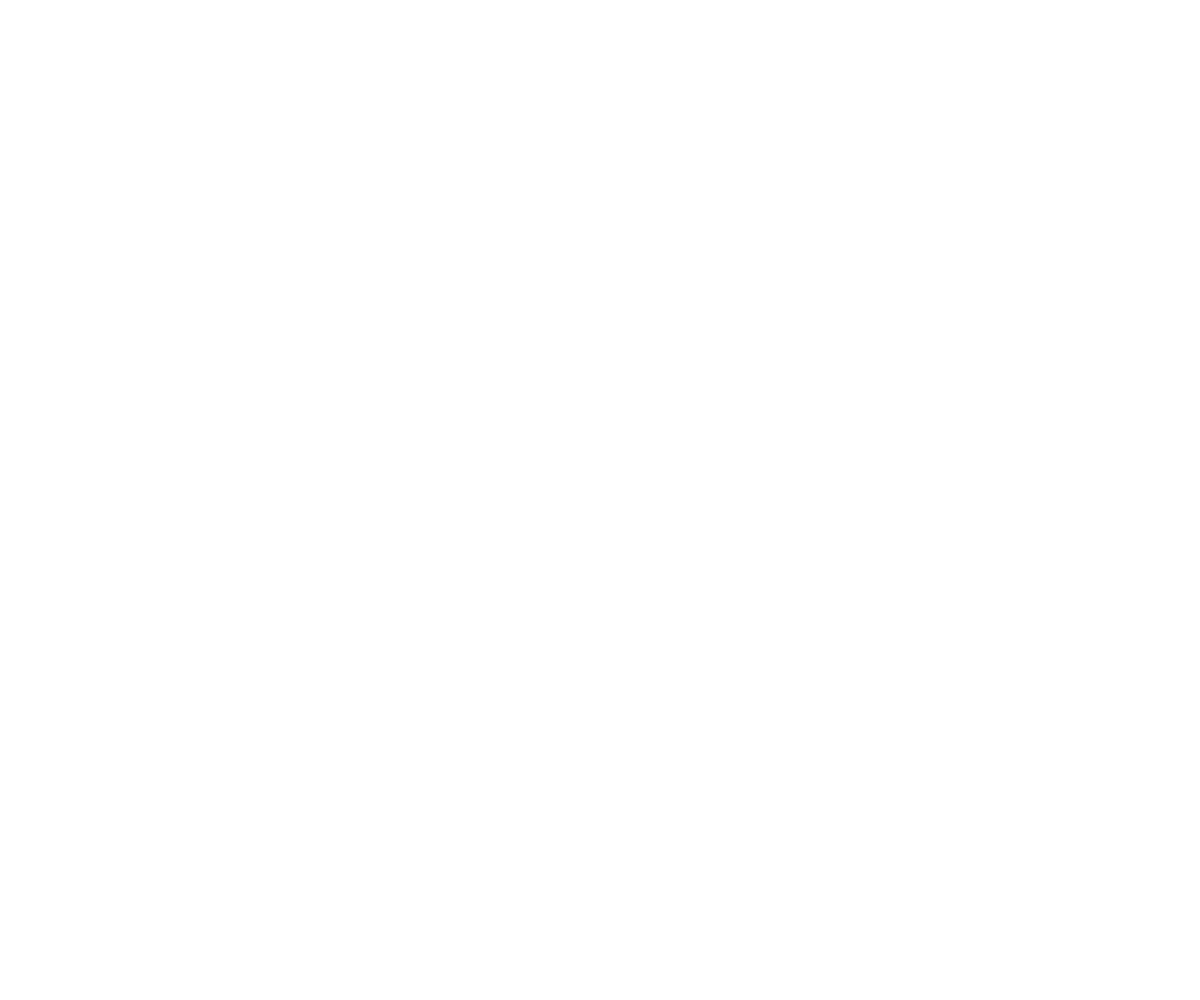
Frame 1 (no input)
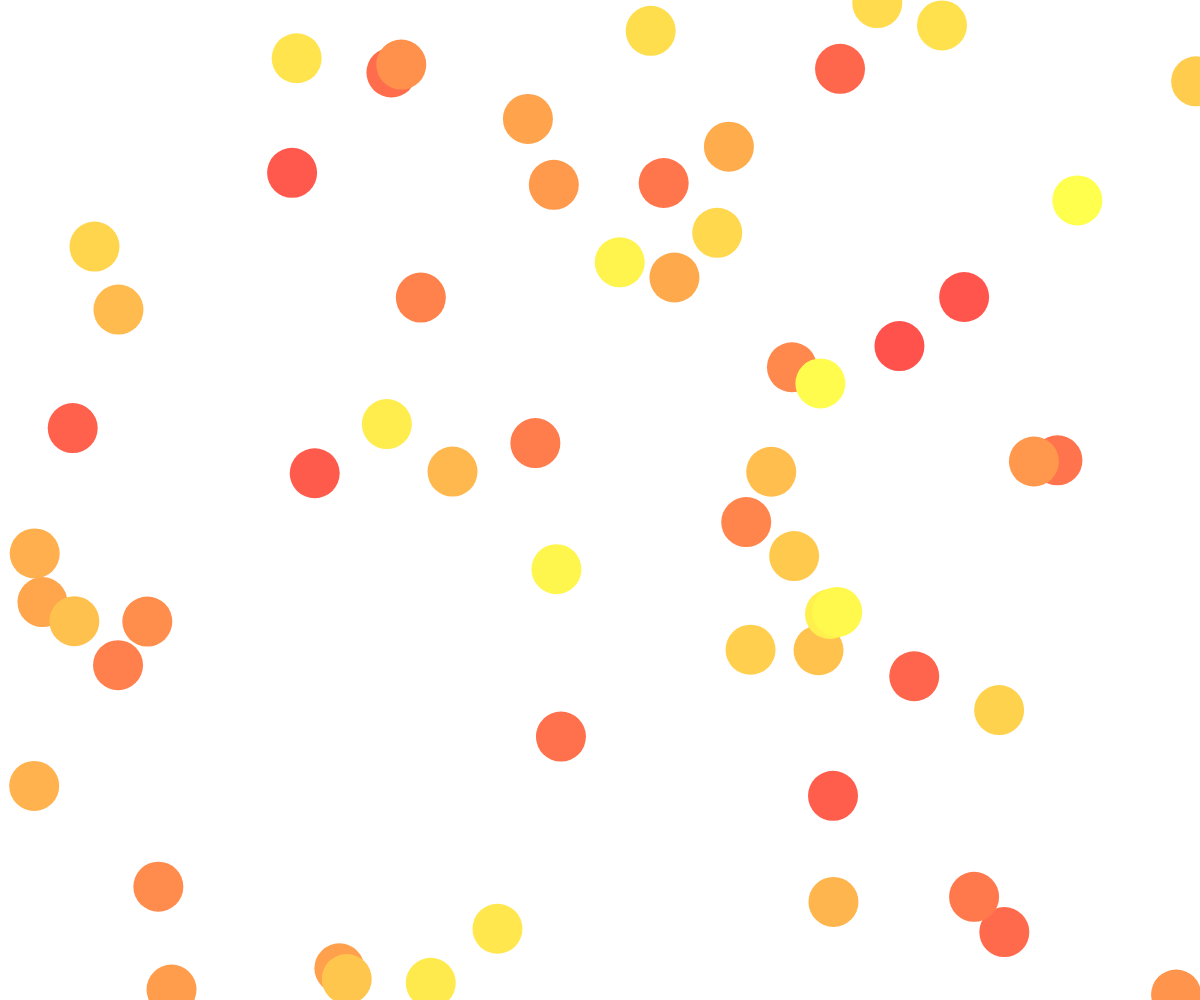
Frame 60 (no input)
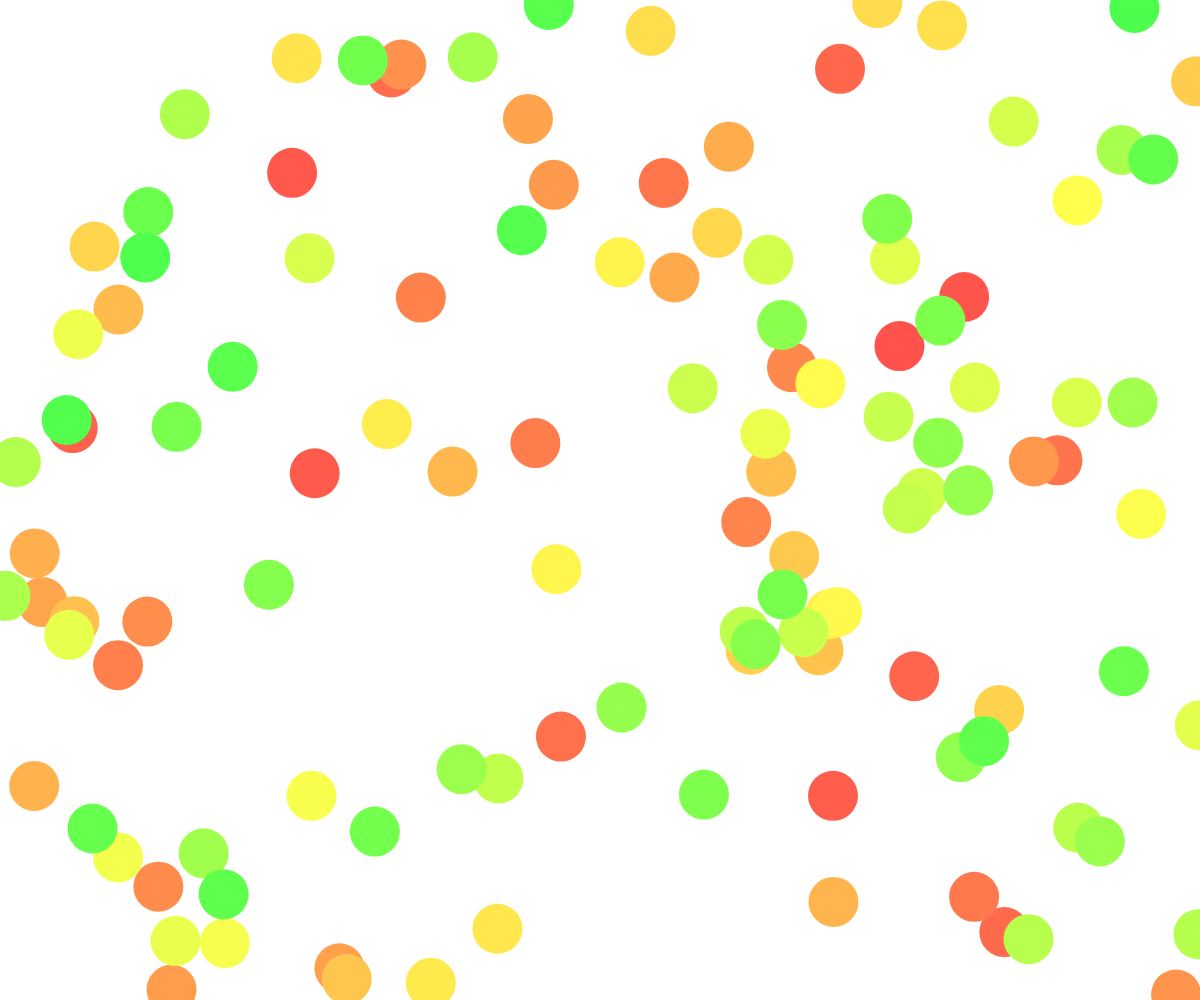
Frame 120 (the mouse pressed at the canvas centre since frame 60)

The p5.js sketch that drew these frames (run headless with seeded random() and noise() and a simulated clock; from frame 60 on, the mouse is pressed at the canvas centre):

// p5.js sketch
// ── sketch.js
var fade;
var fadeAmount = 1

function setup() {
  createCanvas(windowWidth, windowHeight);
  colorMode(HSB);
  background(255);
  //blendMode(LIGHTEST)
  fade = 0
}
function draw() {
  noStroke();
  fill(frameCount%360, 70,100, fade);
  ellipse(random()*windowWidth, random()*windowHeight,50, 50);
  
   if (fade<0) fadeAmount=1; 
 
  if (fade>255) fadeAmount=-10; 
 
  fade += fadeAmount; 
  print(fade)
}
